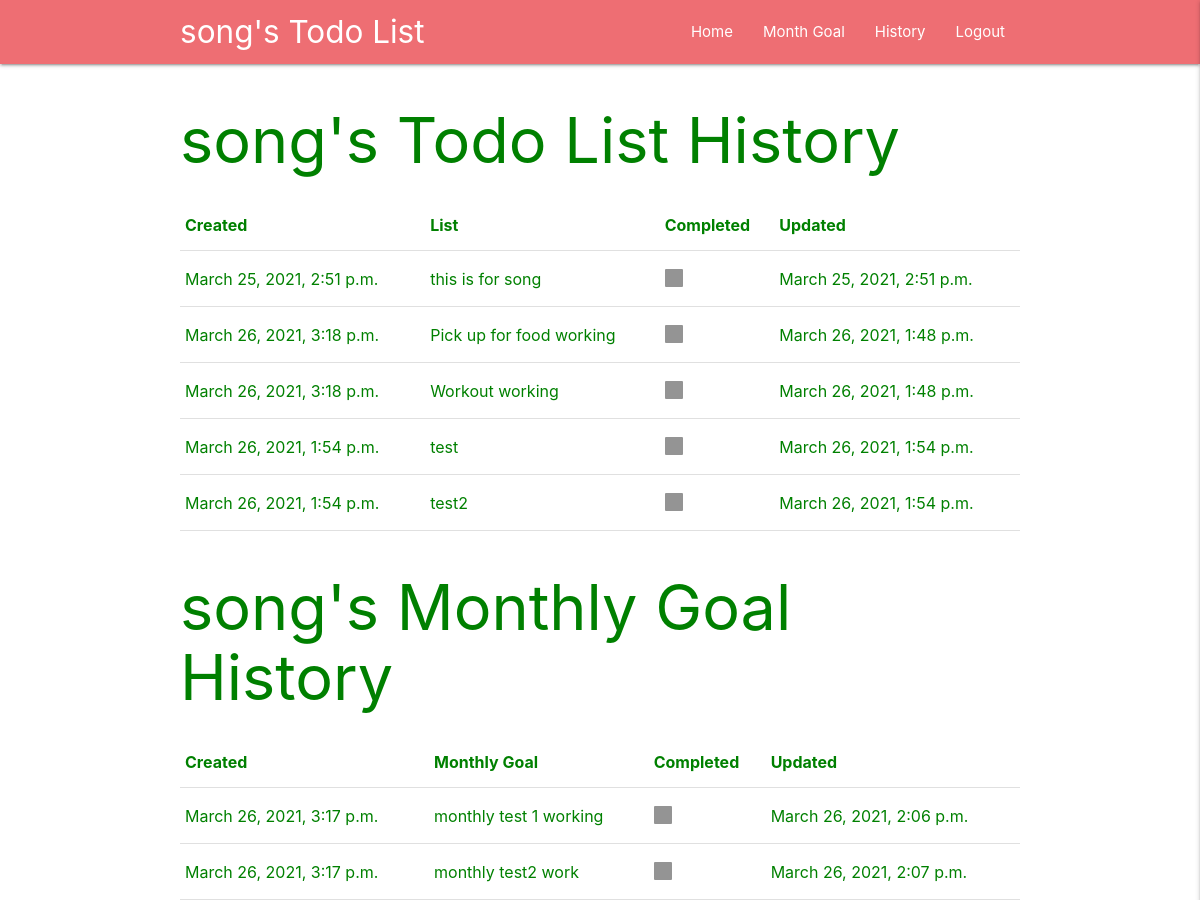
/history (signed in), run on an earlier commit of the app's database.
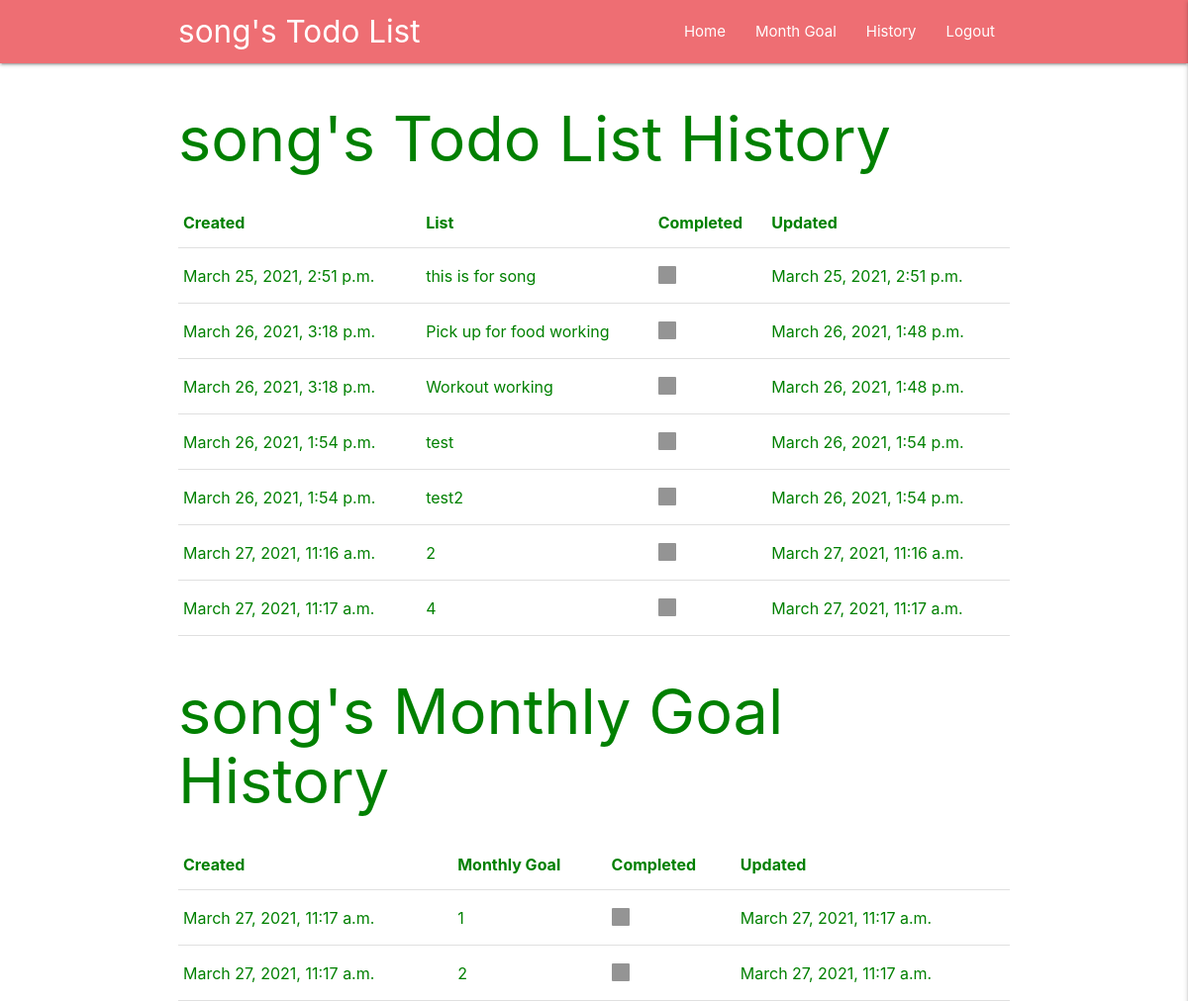
And on a later commit of the database.
### write_list/models.py (models this page shows, shortened)
class List(models.Model):
    user = models.ForeignKey(
        User, on_delete=models.CASCADE)
    cleared = models.BooleanField(default=False)
    todo_list = models.CharField(max_length=5000)
    created = models.DateTimeField(auto_now=True)
    updated_time = models.DateTimeField(auto_now_add=True, null=True)

class Monthly(models.Model):
    user = models.ForeignKey(
        User, on_delete=models.CASCADE
    )
    cleared = models.BooleanField(default=False)
    monthly_goal = models.CharField(max_length=5000)
    created = models.DateTimeField(auto_now=True)
    updated_time = models.DateTimeField(auto_now_add=True, null=True)

### write_list/views.py (the view)
# urls.py: path('history', views.history, name='history'),
@ login_required(login_url='/login')
def history(request):
    userid = request.user.id
    daily = getData(userid, True)
    month = get_monthly_data(userid, True)
    send_data = {
        'daily': daily,
        'month': month,
    }
    return render(request, 'write_list/history.html', send_data)

### write_list/views.py (called while the page is built)
def getData(userid, getAll):
    if getAll:
        user = models.List.objects.filter(user=userid)
    else:
        user = models.List.objects.filter(
            user=userid, created__year=today.year, created__month=today.month, created__day=today.day)
    list_array = []
    for listEle in user:
        if listEle.cleared:
            status = 'checked'
        else:
            status = 'unchecked'
        add_list = {
            'cleared': status,
            "li": listEle.todo_list,
            "created": listEle.created,
            "updated": listEle.updated_time,
            "id": listEle.id
        }
        list_array.append(add_list)
    send_data = {
        'add_list': list_array
    }
    return send_data

def get_monthly_data(userid, getAll):
    if getAll:
        user = models.Monthly.objects.filter(user=userid)
    else:
        user = models.Monthly.objects.filter(
            user=userid, created__year=today.year, created__month=today.month)
    list_array = []
    for listEle in user:
        if listEle.cleared:
            status = 'checked'
        else:
            status = 'unchecked'
        add_list = {
            'cleared': status,
            "li": listEle.monthly_goal,
            "created": listEle.created,
            "updated": listEle.updated_time,
            "id": listEle.id
        }
        list_array.append(add_list)
    send_data = {
        'add_list': list_array
    }
    return send_data

### templates/write_list/history.html (shortened to what this page needs)
{% load static %}
<html lang="en">
<head>
    <link rel="stylesheet" href="{% static 'css/style.css' %}">
        <link
      rel="stylesheet"
      href="https://cdnjs.cloudflare.com/ajax/libs/materialize/1.0.0/css/materialize.min.css"
    />
</head>
<body>
{% include 'navbar.html' %}
<div class="container">
    <h1>{{request.user}}'s Todo List History</h1>
    <table>
    <thead>
        <th>Created</th>
        <th>List</th>
        <th>Completed</th>
        <th>Updated</th>
    </thead>
    {% for list in daily.add_list %}
        <tr>
            <td>
                <p>{{list.created}}</p>
            </td>
            <td>
                <p>{{list.li}}</p>
            </td>
            <td>
                <label>
                    <span></span>
                </label>
            </td>
            <td>
                <p>{{list.updated}}</p>
            </td>
        </tr>
    {% endfor %}
    </table>
        <h1>{{request.user}}'s Monthly Goal History</h1>
    <table>
    <thead>
        <th>Created</th>
        <th>Monthly Goal</th>
        <th>Completed</th>
        <th>Updated</th>
    </thead>
    {% for list in month.add_list %}
        <tr>
            <td>
                <p>{{list.created}}</p>
            </td>
            <td>
                <p>{{list.li}}</p>
            </td>
            <td>
                <label>
                    <span></span>
                </label>
            </td>
            <td>
                <p>{{list.updated}}</p>
            </td>
        </tr>
    {% endfor %}
    </table>
</div>
</body>
</html>

### templates/navbar.html (shortened to what this page needs)
    <nav>
        <div class='container'>
            <div class="nav-wrapper">
            <a href="/" class="brand-logo">{{request.user}}'s Todo List</a>
            <ul class="right hide-on-med-and-down">
                <li><a href="/">Home</a></li>
                <li><a href="/month">Month Goal</a></li>
                <li><a href="/history">History</a></li>
                <li><a href="/logout">Logout</a></li>
            </ul>
            </div>
        </div>
    </nav>

### static/css/style.css (style rules this page uses)
body { color: green; }

What changed in the data, as far as the page shows it:
removed Monthly: created "March 26, 2021, 3:17 p.m.", li "monthly test 1 working", updated "March 26, 2021, 2:06 p.m."
removed Monthly: created "March 26, 2021, 3:17 p.m.", li "monthly test2 work", updated "March 26, 2021, 2:07 p.m."
added List: created "March 27, 2021, 11:16 a.m.", updated "March 27, 2021, 11:16 a.m."
added List: created "March 27, 2021, 11:17 a.m.", updated "March 27, 2021, 11:17 a.m."
added Monthly: created "March 27, 2021, 11:17 a.m.", updated "March 27, 2021, 11:17 a.m."
added Monthly: created "March 27, 2021, 11:17 a.m.", updated "March 27, 2021, 11:17 a.m."
Also different on the page:
new list line: "2"
new list line: "4"
new list line: "1"
